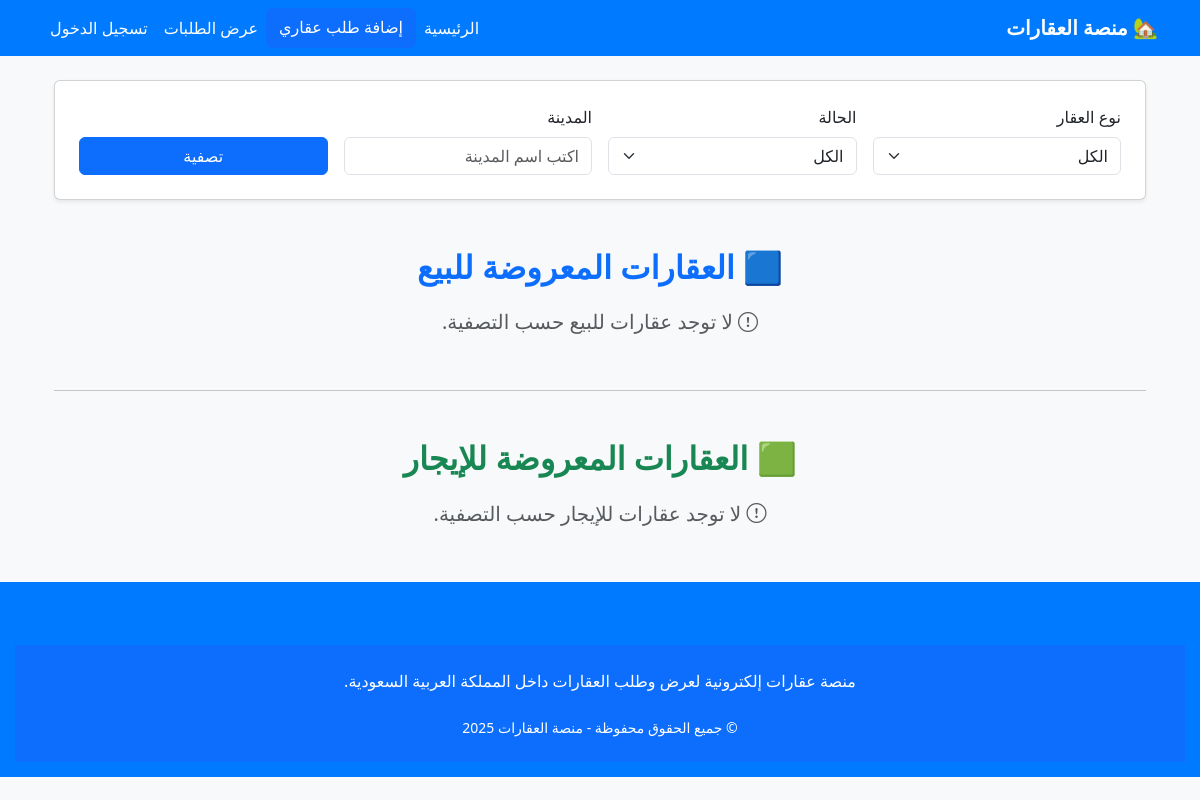
The app's page /, older data.
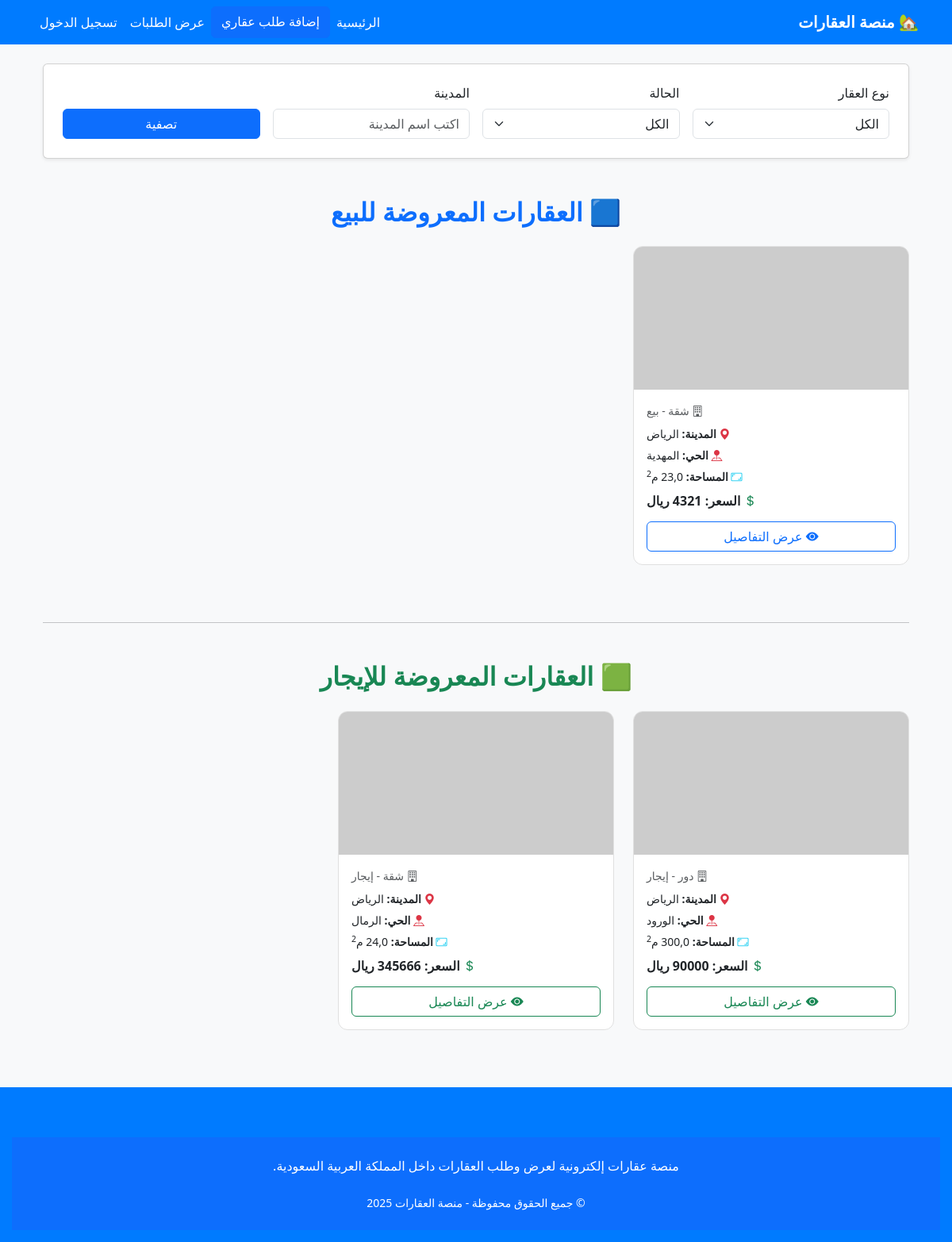
The same page, newer data.
### properties/models.py (models this page shows, shortened)
class Property(models.Model):
    price = models.DecimalField(max_digits=10, decimal_places=2, null=True, blank=True)
    user = models.ForeignKey(User, on_delete=models.CASCADE, related_name='properties')
    request_type = models.CharField(max_length=10, choices=REQUEST_TYPES)
    owner_type = models.CharField(max_length=10, choices=OWNER_TYPES)
    property_type = models.CharField(max_length=20, choices=PROPERTY_TYPES)
    city = models.CharField(max_length=100)
    district = models.CharField(max_length=100)
    area = models.FloatField()
    details = models.TextField(blank=True)
    full_name = models.CharField(max_length=255)
    phone = models.CharField(max_length=20)
    created_at = models.DateTimeField(auto_now_add=True)
    description = models.TextField(verbose_name="وصف العقار", blank=True, null=True)
    FINANCE_CHOICES = [
        (True, 'نعم'),
        (False, 'لا')
    ]
    is_finance_available = models.BooleanField(choices=FINANCE_CHOICES, default=False)

### properties/views.py (the view)
# urls.py: path('', views.home, name='home'),
def home(request):
    all_properties = Property.objects.all().order_by('-created_at')
    property_type = request.GET.get('type')
    status = request.GET.get('status')
    city = request.GET.get('city')
    if property_type:
        all_properties = all_properties.filter(property_type=property_type)
    if status:
        status_db_value = 'sell' if status == 'sale' else status
        all_properties = all_properties.filter(request_type=status_db_value)
    else:
        status_db_value = None
    if city:
        all_properties = all_properties.filter(city__icontains=city)
    if status_db_value:
        properties_for_sale = all_properties if status_db_value == 'sell' else Property.objects.none()
        properties_for_rent = all_properties if status_db_value == 'rent' else Property.objects.none()
    else:
        properties_for_sale = all_properties.filter(request_type='sell')
        properties_for_rent = all_properties.filter(request_type='rent')
    filters = {'type': property_type, 'status': status, 'city': city}
    return render(request, 'properties/home.html', {
        'properties_for_sale': properties_for_sale,
        'properties_for_rent': properties_for_rent,
        'filters': filters,
    })

### properties/context_processors.py (called while the page is built)
def news_ticker(request):
    news_items = News.objects.filter(is_active=True).order_by('-created_at')
    return {'news_ticker_items': news_items}

def footer_settings(request):
    footer = FooterSettings.objects.first()
    return {'footer': footer}

### properties/templates/properties/home.html (shortened to what this page needs)
{% extends 'base.html' %}
{% load static %}
{% block content %}
<link href="https://cdn.jsdelivr.net/npm/bootstrap-icons@1.10.5/font/bootstrap-icons.css" rel="stylesheet">
<div class="container mt-4">
    <form method="GET" class="card p-4 shadow-sm mb-5">
        <div class="row g-3 align-items-end">
            <div class="col-md-3">
                <label class="form-label">نوع العقار</label>
                <select class="form-select" name="type">
                    <option value="">الكل</option>
                </select>
            </div>
            <div class="col-md-3">
                <label class="form-label">الحالة</label>
                <select class="form-select" name="status">
                    <option value="">الكل</option>
                </select>
            </div>
            <div class="col-md-3">
                <label class="form-label">المدينة</label>
                <input type="text" class="form-control" name="city" placeholder="اكتب اسم المدينة" value="{{ filters.city|default:'' }}">
            </div>
            <div class="col-md-3">
                <button type="submit" class="btn btn-primary w-100">تصفية</button>
            </div>
        </div>
    </form>
    {% if filters.status != "rent" %}
    <h2 class="text-center mb-4 fw-bold text-primary">🟦 العقارات المعروضة للبيع</h2>
    <div class="row">
        {% for property in properties_for_sale %}
        <div class="col-lg-4 col-md-6 col-sm-12 mb-4 d-flex">
          <div class="card property-card w-100 h-100">
            {% with property.propertyimage_set.first as image %}
            {% if image %}
                <img src="{{ image.image.url }}" class="property-image" alt="صورة العقار">
            {% else %}
                <img src="https://via.placeholder.com/400x200?text=لا+توجد+صورة" class="property-image" alt="لا توجد صورة">
            {% endif %}
        {% endwith %}
                <div class="card-body text-end">
                    <p class="text-muted mb-2">
                        <i class="bi bi-building"></i> {{ property.get_property_type_display }} - {{ property.get_request_type_display }}
                    </p>
                    <p><i class="bi bi-geo-alt-fill text-danger"></i> <strong>المدينة:</strong> {{ property.city }}</p>
                    <p><i class="bi bi-pin-map-fill text-danger"></i> <strong>الحي:</strong> {{ property.district }}</p>
                    <p><i class="bi bi-aspect-ratio text-info"></i> <strong>المساحة:</strong> {{ property.area }} م<sup>2</sup></p>
                    <p class="fw-bold fs-6 mt-2">
                        <i class="bi bi-currency-dollar text-success"></i> السعر:
                        {% if property.price %}
                            {{ property.price|floatformat:0 }} ريال
                        {% else %}
                            غير محدد
                        {% endif %}
                    </p>
                    <a href="{% url 'property_detail' property.id %}" class="btn btn-outline-primary w-100 mt-2">
                        <i class="bi bi-eye-fill"></i> عرض التفاصيل
                    </a>
                </div>
            </div>
        </div>
        {% empty %}
        <div class="col-12 text-center empty-results">
            <h5 class="text-muted"><i class="bi bi-exclamation-circle"></i> لا توجد عقارات للبيع حسب التصفية.</h5>
        </div>
        {% endfor %}
    </div>
    {% endif %}
    {% if filters.status != "sale" %}
    <hr class="my-5">
    <h2 class="text-center mb-4 fw-bold text-success">🟩 العقارات المعروضة للإيجار</h2>
    <div class="row">
        {% for property in properties_for_rent %}
        <div class="col-md-4 mb-4 d-flex">
            <div class="card property-card w-100">
                {% if property.propertyimage_set.first %}
                    <img src="{{ property.propertyimage_set.first.image.url }}" class="property-image" alt="صورة العقار">
                {% else %}
                    <img src="https://via.placeholder.com/400x200?text=لا+توجد+صورة" class="property-image" alt="لا توجد صورة">
                {% endif %}
                <div class="card-body text-end">
                    <p class="text-muted mb-2">
                        <i class="bi bi-building"></i> {{ property.get_property_type_display }} - {{ property.get_request_type_display }}
                    </p>
                    <p><i class="bi bi-geo-alt-fill text-danger"></i> <strong>المدينة:</strong> {{ property.city }}</p>
                    <p><i class="bi bi-pin-map-fill text-danger"></i> <strong>الحي:</strong> {{ property.district }}</p>
                    <p><i class="bi bi-aspect-ratio text-info"></i> <strong>المساحة:</strong> {{ property.area }} م<sup>2</sup></p>
                    <p class="fw-bold fs-6 mt-2">
                        <i class="bi bi-currency-dollar text-success"></i> السعر:
                        {% if property.price %}
                            {{ property.price|floatformat:0 }} ريال
                        {% else %}
                            غير محدد
                        {% endif %}
                    </p>
                    <a href="{% url 'property_detail' property.id %}" class="btn btn-outline-success w-100 mt-2">
                        <i class="bi bi-eye-fill"></i> عرض التفاصيل
                    </a>
                </div>
            </div>
        </div>
        {% empty %}
        <div class="col-12 text-center empty-results">
            <h5 class="text-muted"><i class="bi bi-exclamation-circle"></i> لا توجد عقارات للإيجار حسب التصفية.</h5>
        </div>
        {% endfor %}
    </div>
    {% endif %}
</div>
{% endblock %}

### properties/templates/base.html (shortened to what this page needs)
{% load static %}
<!DOCTYPE html>
<html lang="ar" dir="rtl">
<head>
    <link href="https://cdn.jsdelivr.net/npm/bootstrap@5.3.2/dist/css/bootstrap.rtl.min.css" rel="stylesheet">
    <link rel="stylesheet" href="{% static 'css/style.css' %}">
</head>
<body class="bg-light">
    <nav class="navbar navbar-expand-lg">
        <div class="container">
            <a class="navbar-brand fw-bold" href="{% url 'home' %}">🏡 منصة العقارات</a>
            <div class="collapse navbar-collapse" id="navbarNav">
                <ul class="navbar-nav ms-auto">
                    <li class="nav-item"><a class="nav-link" href="{% url 'home' %}">الرئيسية</a></li>
                    <a href="{% url 'create_property_request' %}" class="btn btn-primary">إضافة طلب عقاري</a>
                    <li class="nav-item"><a class="nav-link" href="{% url 'property_requests' %}">عرض الطلبات</a></li>
                    {% if user.is_authenticated %}
                        <li class="nav-item"><a class="nav-link" href="{% url 'dashboard' %}">🎛️ لوحة التحكم</a></li>
                        <li class="nav-item">
                            <span class="nav-link fw-bold text-white">👤 {{ user.username }}</span>
                        </li>
                        <li class="nav-item">
                            <form method="post" action="{% url 'logout' %}" style="display:inline;">
                                {% csrf_token %}
                                <button type="submit" class="nav-link btn btn-link text-danger">تسجيل الخروج</button>
                            </form>
                        </li>
                    {% else %}
                        <li class="nav-item"><a class="nav-link" href="{% url 'login' %}">تسجيل الدخول</a></li>
                    {% endif %}
                </ul>
            </div>
        </div>
    </nav>
    <div class="container mt-4">
        {% block content %}
        {% endblock %}
    </div>
    <footer class="footer mt-5">
        <footer class="bg-primary text-white mt-5 py-4">
            <div class="container text-center">
                <p class="mb-2">
                    {{ footer.about|default:"منصة عقارات إلكترونية لعرض وطلب العقارات داخل المملكة العربية السعودية." }}
                </p>
                <p class="mt-3 mb-0 small">© جميع الحقوق محفوظة - منصة العقارات 2025</p>
            </div>
        </footer>
    </footer>
</body>
</html>

### properties/templates/base.html (style rules this page uses)
.navbar { background-color: #007bff; }
.navbar .nav-link, .navbar .navbar-brand { color: white !important; }
.footer { background-color: #007bff; color: white; text-align: center; padding: 15px; margin-top: 20px; }

### properties/templates/properties/home.html (style rules this page uses)
.property-card { transition: transform 0.3s ease, box-shadow 0.3s ease; border: 1px solid #e0e0e0; border-radius: 12px; overflow: hidden; display: flex; flex-direction: column; }
.property-image { height: 180px; object-fit: cover; width: 100%; }
.card-body p { margin-bottom: 6px; font-size: 14px; }
.card-body .fw-bold { font-size: 15px; }

Row changes from the older to the newer data that the page shows:
added Property: property_type "شقة", request_type "بيع", city "الرياض", district "المهدية", price "4321", shown under "🟦 العقارات المعروضة للبيع"
added Property: property_type "دور", request_type "إيجار", city "الرياض", district "الورود", area "300,0", price "90000", shown under "🟩 العقارات المعروضة للإيجار"
added Property: property_type "شقة", request_type "إيجار", city "الرياض", district "الرمال", price "345666", shown under "🟩 العقارات المعروضة للإيجار"
Text that changed along with them:
text no longer shown: "لا توجد عقارات للبيع حسب التصفية. لا توجد عقارات للإيجار حسب التصفية."
